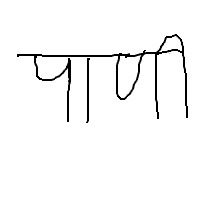
#> input picture Paani4.png, 200 x 200 px
$ python SegmentWord.py
#> lines starting #> are read from the running program, lines starting #| are printed output that depends on the picture; after the words box and inside, x2 and y2 are one past the last pixel; in counts of white or black regions, pixels touching at a corner belong together
""" TO DO
1.WORK ON Y_HISTOGRAM -REMOVING ZEROES -- DONE
2.GENERALIZE THE COUNTLIMIT IN SEGMENTATION
3.ONE HISTOGRAM WITH AXIS
4.VARIABLE NAMING ULLTA PULTA (JUMBLING) X AND Y HISTOGRAM...
5.HOW IS MIN MAX USED FOR SLICING ON LINE  118

"""

import cv2 as cv
from PIL import Image
import matplotlib.pyplot as mt
import numpy as np
def histogram_X(img):
       np_img=np.array(img)
       hist =np_img.sum(axis=1)/255
       return hist
def histogram_Y(img):
    np_img=np.array(img)
    hist =np_img.sum(axis=0)/255
    return hist
def cropParam(img_hist):
    for i in range(200):
        if img_hist[i]>0:
            minc=i
            break
    for j in reversed(range(200)):
        if img_hist[j]>0:
            maxc=j+1
            break
    print (minc,maxc)
    return minc , maxc
img = cv.imread('Paani4.png')
#> img is the input picture: shape (200, 200, 3); min 0, max 255, mean 246.8
#cv.imshow('image ',img)
#cv.waitKey(0)
img_gray = cv.cvtColor(img, cv.COLOR_BGR2GRAY)
ret,thresh1 = cv.threshold(img_gray,127,255,cv.THRESH_BINARY_INV) #return threshold value and thresholded image
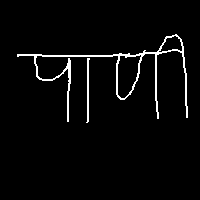
#> thresh1: shape (200, 200); 3.2% white in thin lines or dots, all inside (x1, y1, x2, y2) = (17, 34, 188, 123)
# [5 lines of commented-out code are left out]
y= histogram_Y(thresh1)
#> in histogram_Y, `hist =np_img.sum(axis=0)/255`: hist = 200 values, max 67 at index 87, min 0 at index 0, mean 6.46
#> y has the same summary as hist in histogram_Y
#print(x)
# print x
x=histogram_X(thresh1)
#> in histogram_X, `hist =np_img.sum(axis=1)/255`: hist = 200 values, max 130 at index 55, min 0 at index 0, mean 6.46
#> x has the same summary as hist in histogram_X

#print (x)
#print (y)
x_min,x_max=cropParam(y)
#> x_min = 17; x_max = 188
y_min,y_max=cropParam(x)
#> y_min = 34; y_max = 123

thresh1=thresh1[y_min:y_max,x_min:x_max]
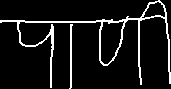
#> thresh1: shape (89, 171); 8.5% white in thin lines or dots
#print(thresh1.shape)
#cv.imshow('thresh1',thresh1)
#cv.waitKey(0)
x_modified=histogram_X(thresh1)
#> x_modified = 89 values, max 130 at index 21, min 2 at index 0, mean 14.52
y_modified=histogram_Y(thresh1)
#> y_modified = 171 values, max 67 at index 70, min 2 at index 2, mean 7.56

#print (y_modified)
#print (x_modified)
mt.plot(range(x_modified.shape[0]),x_modified)
mt.axis([0,x_max-x_min+1,0,y_max-y_min+1])
mt.title("X historgram")
mt.xlabel("vertical columns of image")
mt.ylabel("Frequency of white pixels")
#mt.show()

min_segmenty=min(y_modified)
#> min_segmenty = 2
count=0
segment=[]
for i in range(y_modified.shape[0]):
     if y_modified[i]<=min_segmenty +1 and count<5:
         count=count+1
         if count==5:
             segment.append(i-2)
     if y_modified[i]>min_segmenty +1:
         count=0
#> after the loop, segment = [2, 56, 75, 130]
segment.append(y_modified.shape[0])
print(segment)
#| [2, 56, 75, 130, 171]

imglist=[]
s=0
for i in range(len(segment)):
    splited_img=thresh1[:,s:segment[i]]
    #h,w=splited.shape
    #splited_img=cv.CreateMat(h,w,cv.CV_32FC3)
    imglist.append(splited_img)
    s=segment[i]+1
#> this loop made 5 passes
#> s on passes 1 to 5: 3, 57, 76, 131, 172
#> pass 2, `splited_img=thresh1[:,s:segment[i]]`:
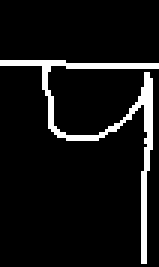
#> splited_img: shape (89, 53) (shown 3 times larger); 7.9% white in thin lines or dots, all inside (x1, y1, x2, y2) = (0, 20, 53, 88)
#> after the loop, imglist = 5 items
"""for i in range(len(imglist)):
   img = Image.fromarray(imglist[i])
   img.save("myImg"+str(i)+".png")
   img.show()"""

#seperate upper part with the individdual letter

separated_images=[]

for i in range(len(imglist)):
    h=histogram_X(imglist[i]) #histogram for all images
    print(h)
    print("this was")
    #print(x_h)
    m_h=max(h)
    m_p=0
    for m_p in range(len(h)):
        if h[i]==m_h:
            break

    j=m_p#start parsing beow and stop when the value is less the 1/3 of max value
    while j<len(h) and h[j]>(m_h/3):
        j+=1
    y_min=j-1
    j=m_p
    while j>=0 and h[j]>(m_h/3):
        j-=1
    y_max=j+1
    #ukar parameters

    upper=imglist[i][y_min:,:]
    middle=imglist[i][:y_max+1,:]# this is temproary middle we have to cut this
    separated_images.append(upper)
    separated_images.append(middle)
    """for k in range(upper.shape[0]):
        for j in range(upper.shape[1]):
            print(upper[k][j])
    print()
    for k in range(middle.shape[0]):
        for j in range(middle.shape[1]):
            print(middle[k][j])"""
#> this loop made 5 passes
#> (printed output is left out)
#> after the loop, separated_images = 10 items

for i in range(len(separated_images)):
   img = Image.fromarray(separated_images[i])
   img.show()
#> this loop made 10 passes
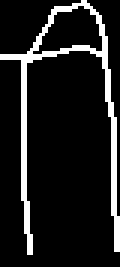
#> img: PIL image 40x89 L (shown 3 times larger); 11.7% white in thin lines or dots


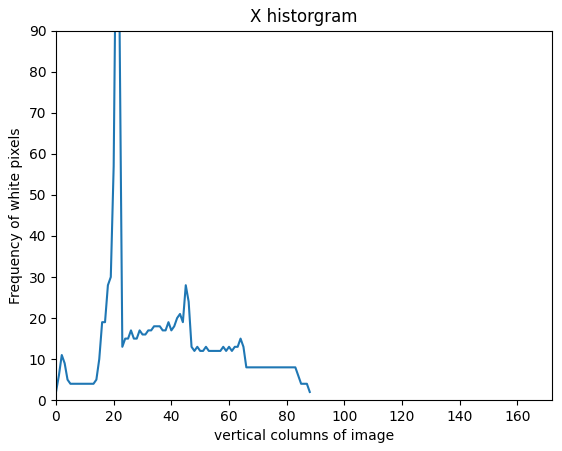
#> figure drawn by matplotlib, 1 panel; curve peaks at x = 21, y = 130
